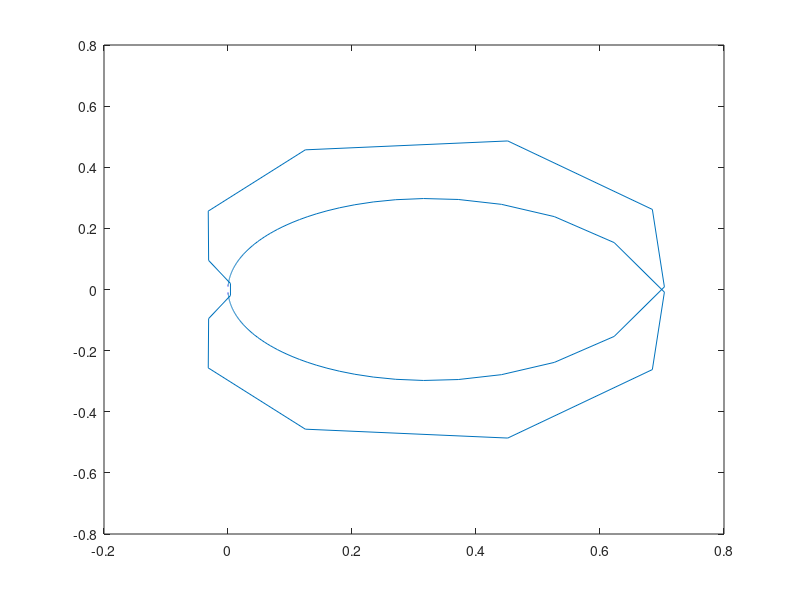

Write MATLAB code to recreate this figure.
P = @(s) (s + 0.1)^2/(s^3 + 2*s^2+2*s+1);

M = 100;
N = 10*M;
w = linspace(-M,M,N);
p_vals = zeros(N,1);

for j=1:N
  p_vals(j) = P(w(j)*1i);
end

close all
plot(real(p_vals), imag(p_vals))
